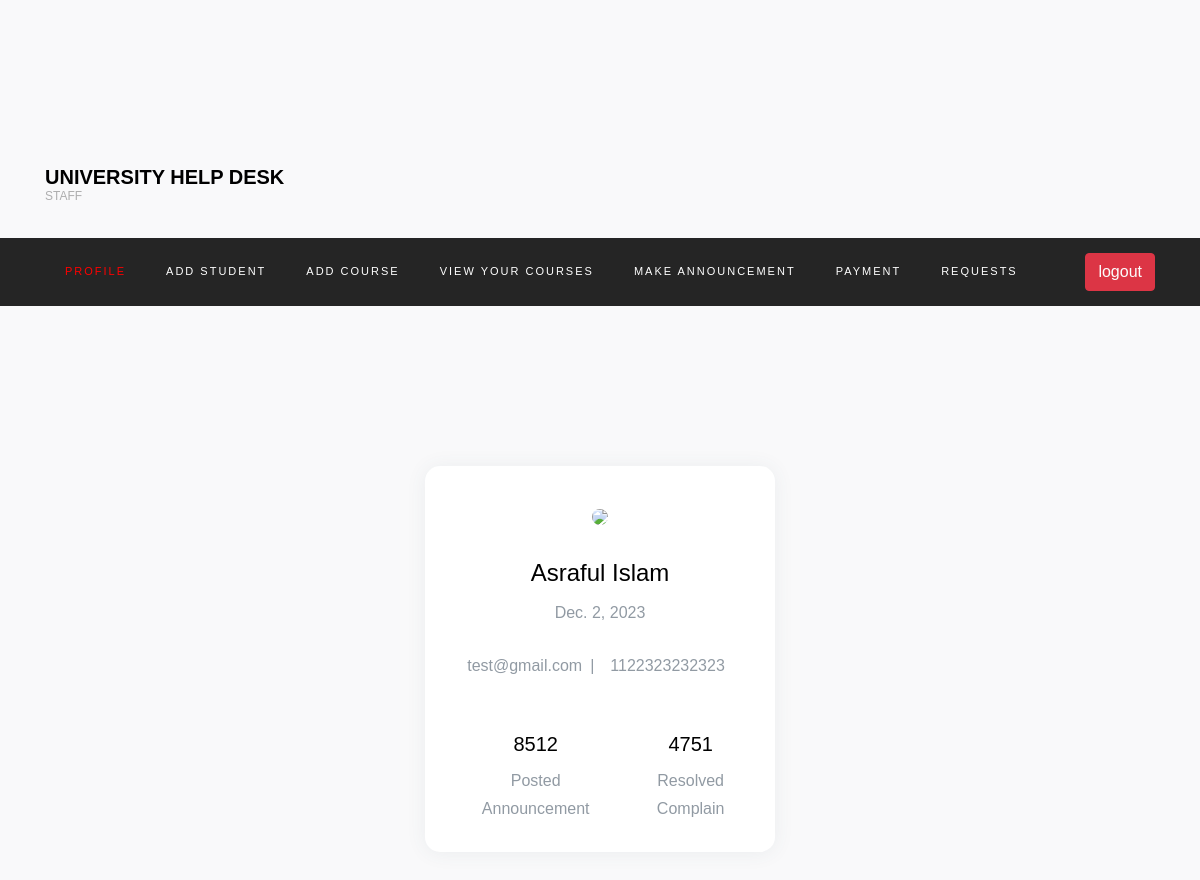
The app's page /faculty-profile/ (signed in) with its own data.
### login/models.py (models this page shows, shortened)
class Faculty(models.Model):
    user = models.OneToOneField(User, on_delete=models.CASCADE)
    faculty_initial = models.CharField(
        max_length=10, unique=True, blank=True, null=True)
    first_name = models.CharField(max_length=200, blank=True, null=True)
    last_name = models.CharField(max_length=200, blank=True, null=True)
    email = models.EmailField(max_length=200, blank=True, null=True)
    phone = models.CharField(max_length=200, blank=True, null=True)
    department = models.CharField(max_length=200, blank=True, null=True)
    joined_date = models.DateField(default=datetime.now, blank=True)

### login/views.py (the view)
# urls.py: path('faculty-profile/', views.faculty_profile, name='faculty_profile'),
def faculty_profile(request):
    user = Faculty.objects.get(user=request.user)
    return render(request, 'faculty_profile.html', {'user': user})

### templates/faculty_profile.html (shortened to what this page needs)
{%extends 'faculty_base.html' %}
{%block main-content%}
<section>
    <div class="container py-5 h-100">
      <div class="row d-flex justify-content-center align-items-center h-100">
        <div class="col-md-12 col-xl-4">
          <div class="card" style="border-radius: 15px;">
            <div class="card-body text-center">
              <div class="mt-3 mb-4">
                <img src="https://mdbcdn.b-cdn.net/img/Photos/new-templates/bootstrap-chat/ava2-bg.webp"
                  class="rounded-circle img-fluid" style="width: 100px;" />
              </div>
              <h4 class="mb-2">{{user.first_name}} {{user.last_name}}</h4>
              <p class="text-muted mb-4"><span  class="mx-2">{{user.joined_date}}</span> </p>
              <p class="text-muted mb-4">{{user.email}}<span class="mx-2">|</span><span  class="mx-2">{{user.phone}}</span> </p>
              <div class="d-flex justify-content-between text-center mt-5 mb-2">
                <div class="px-3">
                  <p class="mb-2 h5">8512</p>
                  <p class="text-muted mb-0">Posted Announcement</p>
                </div>
                <div>
                  <p class="mb-2 h5">4751</p>
                  <p class="text-muted mb-0">Resolved Complain</p>
                </div>
              </div>
              </div>
            </div>
          </div>
        </div>
      </div>
</section>
{%endblock main-content%}

### static/profile/style.css (style rules this page uses)
body { background-color: #f9f9fa }
.card { border-radius: 5px; -webkit-box-shadow: 0 1px 20px 0 rgba(69,90,100,0.08); box-shadow: 0 1px 20px 0 rgba(69,90,100,0.08); border: none; margin-bottom: 30px; }
.text-muted { color: #919aa3 !important; }

### records on screen
Faculty: first_name "Asraful", last_name "Islam", joined_date "Dec. 2, 2023", email "test@gmail.com", phone "1122323232323"
